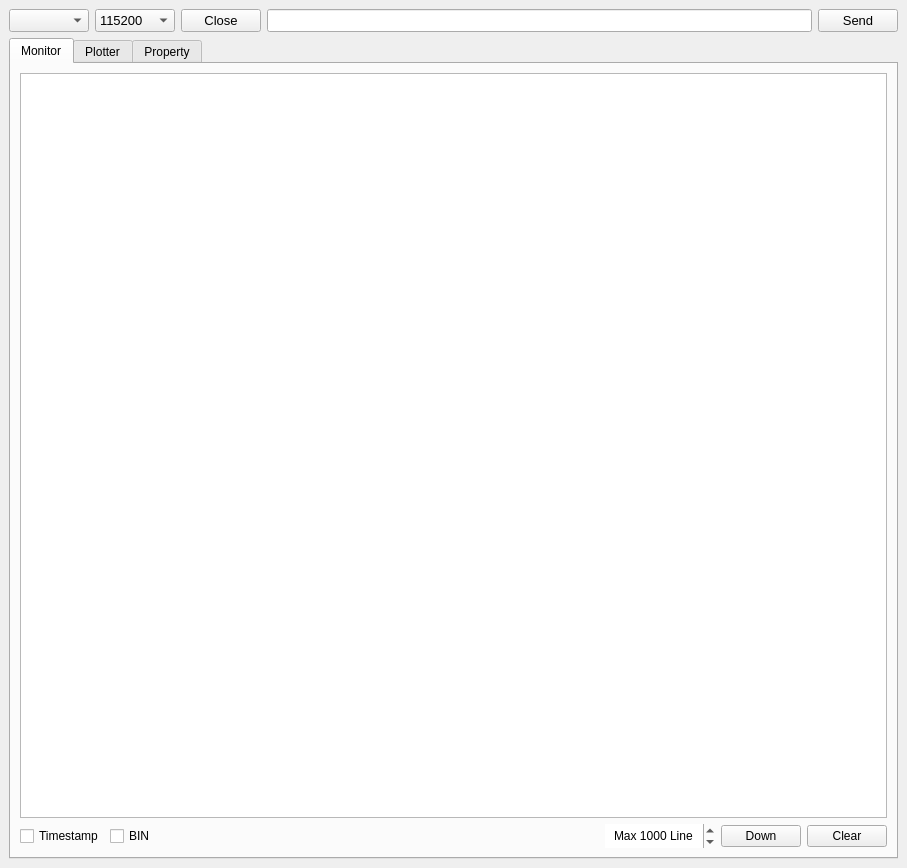
<?xml version="1.0" encoding="UTF-8"?>
<ui version="4.0">
 <class>MainWindow</class>
 <widget class="QMainWindow" name="MainWindow">
  <property name="geometry">
   <rect>
    <x>0</x>
    <y>0</y>
    <width>907</width>
    <height>868</height>
   </rect>
  </property>
  <property name="minimumSize">
   <size>
    <width>550</width>
    <height>0</height>
   </size>
  </property>
  <property name="windowTitle">
   <string>QtSerialMonitor</string>
  </property>
  <widget class="QWidget" name="centralwidget">
   <layout class="QVBoxLayout" name="verticalLayout">
    <item>
     <layout class="QHBoxLayout" name="horizontalLayout">
      <item>
       <widget class="QComboBox" name="PortNameComboBox">
        <property name="sizePolicy">
         <sizepolicy hsizetype="Minimum" vsizetype="Minimum">
          <horstretch>0</horstretch>
          <verstretch>0</verstretch>
         </sizepolicy>
        </property>
        <property name="minimumSize">
         <size>
          <width>80</width>
          <height>0</height>
         </size>
        </property>
        <property name="font">
         <font>
          <pointsize>10</pointsize>
         </font>
        </property>
        <property name="acceptDrops">
         <bool>false</bool>
        </property>
        <property name="toolTip">
         <string>Port</string>
        </property>
        <property name="currentText">
         <string/>
        </property>
       </widget>
      </item>
      <item>
       <widget class="QComboBox" name="PortLateComboBox">
        <property name="sizePolicy">
         <sizepolicy hsizetype="Minimum" vsizetype="Minimum">
          <horstretch>0</horstretch>
          <verstretch>0</verstretch>
         </sizepolicy>
        </property>
        <property name="minimumSize">
         <size>
          <width>80</width>
          <height>0</height>
         </size>
        </property>
        <property name="font">
         <font>
          <pointsize>10</pointsize>
         </font>
        </property>
        <property name="toolTip">
         <string>Portlate(bps)</string>
        </property>
        <property name="editable">
         <bool>false</bool>
        </property>
        <property name="currentText">
         <string>115200</string>
        </property>
        <property name="currentIndex">
         <number>1</number>
        </property>
        <item>
         <property name="text">
          <string>9600</string>
         </property>
        </item>
        <item>
         <property name="text">
          <string>115200</string>
         </property>
        </item>
       </widget>
      </item>
      <item>
       <widget class="QPushButton" name="PortStateButton">
        <property name="font">
         <font>
          <pointsize>10</pointsize>
         </font>
        </property>
        <property name="text">
         <string>Close</string>
        </property>
        <property name="shortcut">
         <string>S</string>
        </property>
        <property name="checkable">
         <bool>false</bool>
        </property>
        <property name="checked">
         <bool>false</bool>
        </property>
        <property name="autoRepeat">
         <bool>false</bool>
        </property>
        <property name="autoExclusive">
         <bool>false</bool>
        </property>
       </widget>
      </item>
      <item>
       <widget class="QLineEdit" name="writeText">
        <property name="font">
         <font>
          <pointsize>10</pointsize>
         </font>
        </property>
       </widget>
      </item>
      <item>
       <widget class="QPushButton" name="SendButton">
        <property name="font">
         <font>
          <pointsize>10</pointsize>
         </font>
        </property>
        <property name="text">
         <string>Send</string>
        </property>
        <property name="shortcut">
         <string>Return</string>
        </property>
       </widget>
      </item>
     </layout>
    </item>
    <item>
     <widget class="QTabWidget" name="MonitorSelector">
      <property name="toolTip">
       <string/>
      </property>
      <property name="tabShape">
       <enum>QTabWidget::Rounded</enum>
      </property>
      <property name="currentIndex">
       <number>0</number>
      </property>
      <property name="elideMode">
       <enum>Qt::ElideNone</enum>
      </property>
      <property name="usesScrollButtons">
       <bool>true</bool>
      </property>
      <property name="tabsClosable">
       <bool>false</bool>
      </property>
      <property name="movable">
       <bool>true</bool>
      </property>
      <property name="tabBarAutoHide">
       <bool>false</bool>
      </property>
      <widget class="QWidget" name="widget">
       <attribute name="title">
        <string>Monitor</string>
       </attribute>
       <layout class="QVBoxLayout" name="verticalLayout_2">
        <item>
         <widget class="QPlainTextEdit" name="SerialMonitor">
          <property name="font">
           <font>
            <pointsize>11</pointsize>
           </font>
          </property>
          <property name="lineWrapMode">
           <enum>QPlainTextEdit::NoWrap</enum>
          </property>
         </widget>
        </item>
        <item>
         <layout class="QHBoxLayout" name="horizontalLayout_5">
          <item>
           <widget class="QCheckBox" name="TimestampCheckBox">
            <property name="text">
             <string>Timestamp</string>
            </property>
           </widget>
          </item>
          <item>
           <widget class="QCheckBox" name="BinCheckBox">
            <property name="text">
             <string>BIN</string>
            </property>
           </widget>
          </item>
          <item>
           <spacer name="horizontalSpacer_2">
            <property name="orientation">
             <enum>Qt::Horizontal</enum>
            </property>
            <property name="sizeHint" stdset="0">
             <size>
              <width>40</width>
              <height>20</height>
             </size>
            </property>
           </spacer>
          </item>
          <item>
           <widget class="QSpinBox" name="MaxLineSpinBox">
            <property name="enabled">
             <bool>true</bool>
            </property>
            <property name="minimumSize">
             <size>
              <width>110</width>
              <height>24</height>
             </size>
            </property>
            <property name="font">
             <font>
              <italic>false</italic>
              <bold>false</bold>
              <underline>false</underline>
              <strikeout>false</strikeout>
             </font>
            </property>
            <property name="mouseTracking">
             <bool>false</bool>
            </property>
            <property name="tabletTracking">
             <bool>false</bool>
            </property>
            <property name="focusPolicy">
             <enum>Qt::NoFocus</enum>
            </property>
            <property name="contextMenuPolicy">
             <enum>Qt::NoContextMenu</enum>
            </property>
            <property name="acceptDrops">
             <bool>false</bool>
            </property>
            <property name="wrapping">
             <bool>false</bool>
            </property>
            <property name="frame">
             <bool>false</bool>
            </property>
            <property name="alignment">
             <set>Qt::AlignCenter</set>
            </property>
            <property name="readOnly">
             <bool>false</bool>
            </property>
            <property name="buttonSymbols">
             <enum>QAbstractSpinBox::UpDownArrows</enum>
            </property>
            <property name="specialValueText">
             <string/>
            </property>
            <property name="accelerated">
             <bool>false</bool>
            </property>
            <property name="correctionMode">
             <enum>QAbstractSpinBox::CorrectToPreviousValue</enum>
            </property>
            <property name="keyboardTracking">
             <bool>false</bool>
            </property>
            <property name="showGroupSeparator" stdset="0">
             <bool>false</bool>
            </property>
            <property name="suffix">
             <string> Line</string>
            </property>
            <property name="prefix">
             <string>Max </string>
            </property>
            <property name="minimum">
             <number>1</number>
            </property>
            <property name="maximum">
             <number>10000</number>
            </property>
            <property name="singleStep">
             <number>100</number>
            </property>
            <property name="stepType">
             <enum>QAbstractSpinBox::DefaultStepType</enum>
            </property>
            <property name="value">
             <number>1000</number>
            </property>
           </widget>
          </item>
          <item>
           <widget class="QPushButton" name="PageDownButton">
            <property name="text">
             <string>Down</string>
            </property>
           </widget>
          </item>
          <item>
           <widget class="QPushButton" name="ClearMainMonitorButton">
            <property name="text">
             <string>Clear</string>
            </property>
           </widget>
          </item>
         </layout>
        </item>
       </layout>
      </widget>
      <widget class="QWidget" name="widget_2">
       <attribute name="title">
        <string>Plotter</string>
       </attribute>
       <layout class="QGridLayout" name="gridLayout">
        <item row="0" column="0">
         <widget class="QGraphicsView" name="graphicsView"/>
        </item>
       </layout>
      </widget>
      <widget class="QWidget" name="Property">
       <attribute name="title">
        <string>Property</string>
       </attribute>
       <layout class="QVBoxLayout" name="verticalLayout_4">
        <item>
         <widget class="QFrame" name="frame_4">
          <property name="frameShape">
           <enum>QFrame::StyledPanel</enum>
          </property>
          <property name="frameShadow">
           <enum>QFrame::Raised</enum>
          </property>
          <layout class="QVBoxLayout" name="verticalLayout_3">
           <property name="spacing">
            <number>6</number>
           </property>
           <property name="leftMargin">
            <number>0</number>
           </property>
           <property name="topMargin">
            <number>0</number>
           </property>
           <property name="rightMargin">
            <number>0</number>
           </property>
           <property name="bottomMargin">
            <number>0</number>
           </property>
           <item>
            <widget class="QLabel" name="log">
             <property name="font">
              <font>
               <pointsize>11</pointsize>
              </font>
             </property>
             <property name="text">
              <string>Log</string>
             </property>
             <property name="margin">
              <number>6</number>
             </property>
            </widget>
           </item>
           <item>
            <widget class="QTextBrowser" name="LogMonitor">
             <property name="font">
              <font>
               <pointsize>10</pointsize>
              </font>
             </property>
             <property name="cursor" stdset="0">
              <cursorShape>ArrowCursor</cursorShape>
             </property>
             <property name="textInteractionFlags">
              <set>Qt::LinksAccessibleByKeyboard|Qt::LinksAccessibleByMouse|Qt::TextBrowserInteraction|Qt::TextSelectableByKeyboard|Qt::TextSelectableByMouse</set>
             </property>
            </widget>
           </item>
           <item>
            <layout class="QHBoxLayout" name="horizontalLayout_6">
             <item>
              <spacer name="horizontalSpacer">
               <property name="orientation">
                <enum>Qt::Horizontal</enum>
               </property>
               <property name="sizeHint" stdset="0">
                <size>
                 <width>40</width>
                 <height>20</height>
                </size>
               </property>
              </spacer>
             </item>
             <item>
              <widget class="QPushButton" name="ClearPropertyButton">
               <property name="text">
                <string>Clear</string>
               </property>
              </widget>
             </item>
            </layout>
           </item>
          </layout>
         </widget>
        </item>
        <item>
         <widget class="QFrame" name="frame">
          <property name="maximumSize">
           <size>
            <width>16777215</width>
            <height>250</height>
           </size>
          </property>
          <property name="frameShape">
           <enum>QFrame::StyledPanel</enum>
          </property>
          <property name="frameShadow">
           <enum>QFrame::Raised</enum>
          </property>
          <layout class="QGridLayout" name="gridLayout_2">
           <property name="leftMargin">
            <number>0</number>
           </property>
           <property name="topMargin">
            <number>0</number>
           </property>
           <property name="rightMargin">
            <number>0</number>
           </property>
           <property name="horizontalSpacing">
            <number>0</number>
           </property>
           <property name="verticalSpacing">
            <number>6</number>
           </property>
           <item row="1" column="0">
            <layout class="QHBoxLayout" name="horizontalLayout_4">
             <property name="spacing">
              <number>6</number>
             </property>
             <property name="topMargin">
              <number>0</number>
             </property>
             <property name="rightMargin">
              <number>0</number>
             </property>
             <property name="bottomMargin">
              <number>0</number>
             </property>
             <item>
              <widget class="QListWidget" name="PropertyPortName">
               <property name="maximumSize">
                <size>
                 <width>100</width>
                 <height>16777215</height>
                </size>
               </property>
               <property name="font">
                <font>
                 <pointsize>10</pointsize>
                </font>
               </property>
               <property name="focusPolicy">
                <enum>Qt::NoFocus</enum>
               </property>
               <property name="defaultDropAction">
                <enum>Qt::CopyAction</enum>
               </property>
               <property name="selectionMode">
                <enum>QAbstractItemView::NoSelection</enum>
               </property>
               <property name="movement">
                <enum>QListView::Static</enum>
               </property>
               <property name="viewMode">
                <enum>QListView::ListMode</enum>
               </property>
              </widget>
             </item>
             <item>
              <widget class="QListWidget" name="PropertyPortData">
               <property name="font">
                <font>
                 <pointsize>10</pointsize>
                </font>
               </property>
               <property name="focusPolicy">
                <enum>Qt::NoFocus</enum>
               </property>
               <property name="contextMenuPolicy">
                <enum>Qt::DefaultContextMenu</enum>
               </property>
               <property name="dragEnabled">
                <bool>false</bool>
               </property>
               <property name="defaultDropAction">
                <enum>Qt::MoveAction</enum>
               </property>
               <property name="selectionMode">
                <enum>QAbstractItemView::NoSelection</enum>
               </property>
               <property name="selectionBehavior">
                <enum>QAbstractItemView::SelectRows</enum>
               </property>
               <property name="movement">
                <enum>QListView::Free</enum>
               </property>
              </widget>
             </item>
            </layout>
           </item>
           <item row="0" column="0">
            <widget class="QLabel" name="port">
             <property name="font">
              <font>
               <pointsize>11</pointsize>
              </font>
             </property>
             <property name="text">
              <string>Port</string>
             </property>
             <property name="margin">
              <number>6</number>
             </property>
            </widget>
           </item>
           <item row="2" column="0">
            <layout class="QHBoxLayout" name="horizontalLayout_7">
             <item>
              <spacer name="horizontalSpacer_3">
               <property name="orientation">
                <enum>Qt::Horizontal</enum>
               </property>
               <property name="sizeHint" stdset="0">
                <size>
                 <width>40</width>
                 <height>20</height>
                </size>
               </property>
              </spacer>
             </item>
             <item>
              <widget class="QCheckBox" name="BruetoothEnableChackBox">
               <property name="text">
                <string>Bruetooth</string>
               </property>
              </widget>
             </item>
            </layout>
           </item>
          </layout>
         </widget>
        </item>
        <item>
         <widget class="QWidget" name="widget_4" native="true">
          <property name="maximumSize">
           <size>
            <width>16777215</width>
            <height>65</height>
           </size>
          </property>
          <layout class="QVBoxLayout" name="verticalLayout_8">
           <property name="spacing">
            <number>0</number>
           </property>
           <property name="leftMargin">
            <number>0</number>
           </property>
           <property name="topMargin">
            <number>0</number>
           </property>
           <property name="rightMargin">
            <number>0</number>
           </property>
           <property name="bottomMargin">
            <number>0</number>
           </property>
           <item>
            <widget class="QLabel" name="label">
             <property name="minimumSize">
              <size>
               <width>0</width>
               <height>0</height>
              </size>
             </property>
             <property name="maximumSize">
              <size>
               <width>16777215</width>
               <height>16777215</height>
              </size>
             </property>
             <property name="font">
              <font>
               <pointsize>11</pointsize>
              </font>
             </property>
             <property name="text">
              <string>Monitor</string>
             </property>
             <property name="margin">
              <number>6</number>
             </property>
            </widget>
           </item>
           <item>
            <widget class="QTextBrowser" name="subSerialMonitor">
             <property name="minimumSize">
              <size>
               <width>0</width>
               <height>0</height>
              </size>
             </property>
             <property name="maximumSize">
              <size>
               <width>16777215</width>
               <height>30</height>
              </size>
             </property>
             <property name="font">
              <font>
               <pointsize>10</pointsize>
              </font>
             </property>
             <property name="cursor" stdset="0">
              <cursorShape>ArrowCursor</cursorShape>
             </property>
             <property name="lineWrapMode">
              <enum>QTextEdit::NoWrap</enum>
             </property>
             <property name="textInteractionFlags">
              <set>Qt::NoTextInteraction</set>
             </property>
            </widget>
           </item>
          </layout>
         </widget>
        </item>
       </layout>
      </widget>
     </widget>
    </item>
   </layout>
  </widget>
  <widget class="QMenuBar" name="menubar">
   <property name="geometry">
    <rect>
     <x>0</x>
     <y>0</y>
     <width>907</width>
     <height>21</height>
    </rect>
   </property>
  </widget>
 </widget>
 <resources/>
 <connections/>
</ui>
